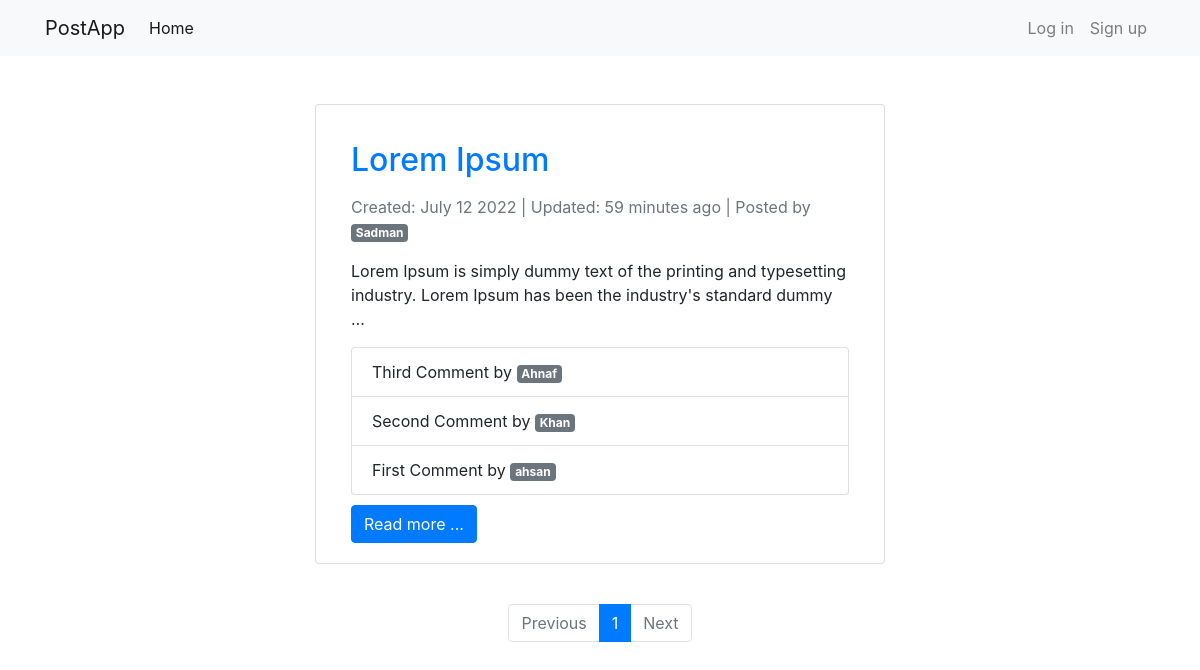
The page / on the database its author committed.
### post/models.py (models this page shows, shortened)
class Post(models.Model):
    title = models.CharField(max_length=200, db_index=True)
    slug = models.SlugField(max_length=200, db_index=True)
    author = models.ForeignKey(
        settings.AUTH_USER_MODEL, on_delete=models.SET_NULL, null=True)
    content = models.TextField()
    created_on = models.DateTimeField(auto_now_add=True)
    updated_on = models.DateTimeField(auto_now=True)
    class Meta:
        ordering = ['-created_on']

class Comment(models.Model):
    name = models.CharField(max_length=50)
    content = models.TextField()
    post = models.ForeignKey(Post, on_delete=models.CASCADE)
    created = models.DateTimeField(auto_now_add=True)
    class Meta:
        ordering = ('-created',)

### users/models.py (models this page shows)
class User(AbstractUser):
    email = models.EmailField('email address', unique=True)
    USERNAME_FIELD = 'email'
    REQUIRED_FIELDS = ["username"]

### post/views.py (the view)
# urls.py: path('', HomeView.as_view(), name='home'),
class HomeView(ListView):
    template_name = 'post/home.html'
    queryset = Post.objects.all()
    paginate_by = 2

### templates/post/home.html (shortened to what this page needs)
{% extends 'base.html' %}
{% block content %}
<div class="container mt-5">
  <div class="row">
    {% for post in object_list %}
    <div class="card col-lg-6 offset-lg-3 mb-3">
      <div class="card-body">
        <a href="{% url 'post:post' post.id post.slug %}">
          <h2 class="card-title my-3">{{ post.title }} </h2>
        </a>
        <div class="text-muted mb-3">
          <div>
            <span>Created: {{ post.created_on|date:"N j Y" }} |</span>
            <span>Updated: {{ post.updated_on|timesince }} ago |</span>
            {% if post.author %}
            <span>Posted by <a
              class="badge badge-secondary"
            >
              {{ post.author.username }}
            </a></span>
            {% else %}
            <span>Posted by <a
              class="badge badge-secondary"
            > Deleted User
            </a></span>
            {% endif %}
          </div>
        </div>
        <p class="card-text">{{ post.content|truncatewords:20 }}</p>
        <div>
          <ul class="list-group">
            {% for comment in post.comment_set.all|slice:":3" %}
          <li class="list-group-item">{{ comment.content }} by <a
            class="badge badge-secondary">
            {{ comment.name }}
          </a></li>
          {% endfor %}
          </ul>
        </div>
        <a class='btn btn-primary' style='margin-top:10px' href="{% url 'post:post' post.id post.slug %}">Read more ...</a>
      </div>
    </div>
    {% endfor %}
  </div>
  <div class="row">
    <nav class="col-lg-6 offset-lg-3 mt-4 d-flex justify-content-center">
      <ul class="pagination">
        {% if page_obj.has_previous %}
        <li class="page-item">
          <a class="page-link" href="?page={{ page_obj.previous_page_number }}">Previous</a>
        </li>
        {% else %}
        <li class="page-item disabled">
          <a class="page-link" href="#"">Previous</a>
        </li>
        {% endif %}
        {% for i in page_obj.paginator.page_range %}
        <li class=" page-item {% if page_obj.number == i %}active{% endif %}">
            <a class="page-link" href="?page={{ i }}">{{ i }}</a>
        </li>
        {% endfor %}
        {% if page_obj.has_next %}
        <li class="page-item">
          <a class="page-link" href="?page={{ page_obj.next_page_number }}">Next</a>
        </li>
        {% else %}
        <li class="page-item disabled">
          <a class="page-link" href="#">Next</a>
        </li>
        {% endif %}
      </ul>
    </nav>
  </div>
</div>
{% endblock %}

### rows shown on the page
Post: title "Lorem Ipsum", created_on "July 12 2022", updated_on "59 minutes", author.username "Sadman", content "Lorem Ipsum is simply dummy text of the printing and typesetting industry. Lorem Ipsum has been the industry's standard dummy …"
Comment: content "Third Comment", name "Ahnaf"
Comment: content "Second Comment", name "Khan"
Comment: content "First Comment", name "ahsan"

### other values the page prints
{{ i }} "1"
